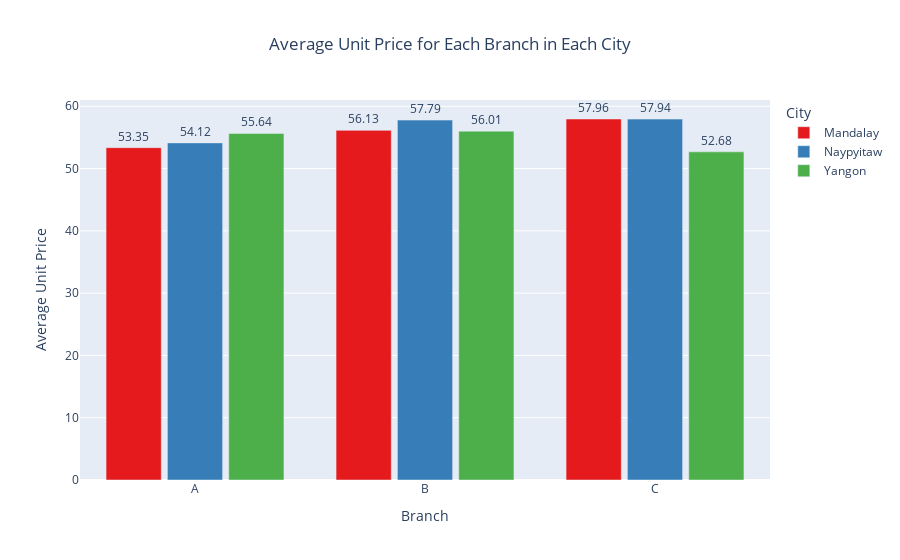

The notebook cell saved with this chart:
### Code cell
# Create a bar chart with formatted text labels
fig = px.bar(
    average_price_per_branch,
    x="Branch",
    y="Unit price",
    color="City",
    title="Average Unit Price for Each Branch in Each City",
    labels={"Unit price": "Average Unit Price"},
    text=average_price_per_branch["Unit price"].round(2),  # Text labels with 2 decimal places
    barmode="group",
    color_discrete_sequence=px.colors.qualitative.Set1
)

# Adjust the text position and format for better visibility
fig.update_traces(
    textposition="outside",  # Position text outside the bars
    texttemplate="%{text:.2f}",  # Ensure text is shown with 2 decimal places
)

# Adjust layout for improved readability
fig.update_layout(
    bargap=0.2,  # Adjust spacing between bars
    bargroupgap=0.1,  # Adjust group spacing
    title_x=0.5,  # Center the title
)

# Show the updated chart
fig.show()

### Figure 1 — Plotly figure (JSON) as saved in the notebook; plotly's stock layout.template omitted (floating-point values rounded to 4 significant figures)
{"data": [{"alignmentgroup": "True", "hovertemplate": "City=Mandalay<br>Branch=%{x}<br>Average Unit Price=%{y}<br>text=%{text}<extra></extra>", "legendgroup": "Mandalay", "marker": {"color": "rgb(228,26,28)", "pattern": {"shape": ""}}, "name": "Mandalay", "offsetgroup": "Mandalay", "orientation": "v", "showlegend": true, "text": [53.35, 56.13, 57.96], "textposition": "outside", "texttemplate": "%{text:.2f}", "type": "bar", "x": ["A", "B", "C"], "xaxis": "x", "y": [53.35, 56.13, 57.96], "yaxis": "y"}, {"alignmentgroup": "True", "hovertemplate": "City=Naypyitaw<br>Branch=%{x}<br>Average Unit Price=%{y}<br>text=%{text}<extra></extra>", "legendgroup": "Naypyitaw", "marker": {"color": "rgb(55,126,184)", "pattern": {"shape": ""}}, "name": "Naypyitaw", "offsetgroup": "Naypyitaw", "orientation": "v", "showlegend": true, "text": [54.12, 57.79, 57.94], "textposition": "outside", "texttemplate": "%{text:.2f}", "type": "bar", "x": ["A", "B", "C"], "xaxis": "x", "y": [54.12, 57.79, 57.94], "yaxis": "y"}, {"alignmentgroup": "True", "hovertemplate": "City=Yangon<br>Branch=%{x}<br>Average Unit Price=%{y}<br>text=%{text}<extra></extra>", "legendgroup": "Yangon", "marker": {"color": "rgb(77,175,74)", "pattern": {"shape": ""}}, "name": "Yangon", "offsetgroup": "Yangon", "orientation": "v", "showlegend": true, "text": [55.64, 56.01, 52.68], "textposition": "outside", "texttemplate": "%{text:.2f}", "type": "bar", "x": ["A", "B", "C"], "xaxis": "x", "y": [55.64, 56.01, 52.68], "yaxis": "y"}], "layout": {"bargap": 0.2, "bargroupgap": 0.1, "barmode": "group", "legend": {"title": {"text": "City"}, "tracegroupgap": 0}, "title": {"text": "Average Unit Price for Each Branch in Each City", "x": 0.5}, "xaxis": {"anchor": "y", "domain": [0, 1], "title": {"text": "Branch"}}, "yaxis": {"anchor": "x", "domain": [0, 1], "title": {"text": "Average Unit Price"}}}}
